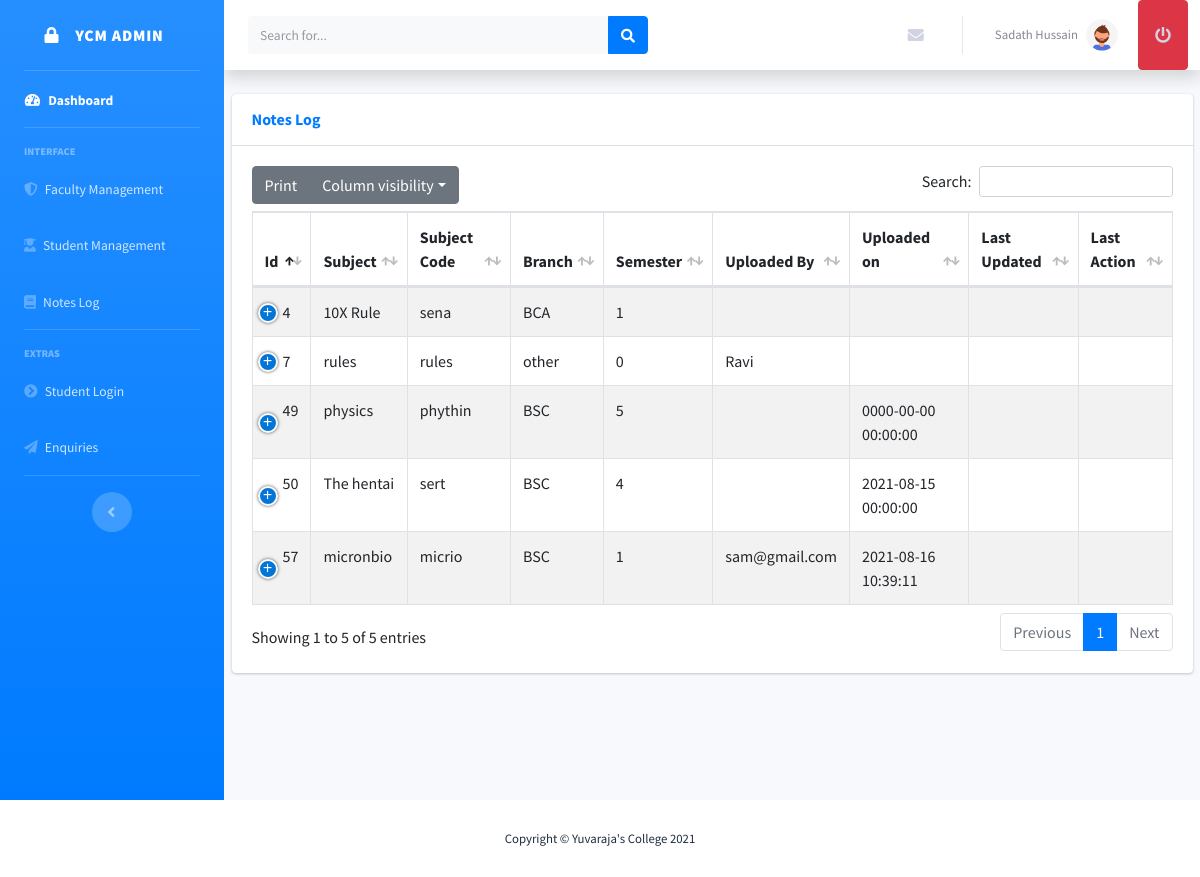
The page /admin2/noteslog.php (signed in) on the database its author committed.
### tables this page shows
CREATE TABLE `notes` (
  `id` int(255) NOT NULL,
  `subcode` varchar(20) NOT NULL,
  `sub` varchar(50) NOT NULL,
  `branch` varchar(20) NOT NULL,
  `sem` int(11) NOT NULL,
  `notes` varchar(500) NOT NULL,
  `cover` varchar(255) DEFAULT NULL,
  `uploadedby` varchar(30) DEFAULT NULL,
  `date` datetime DEFAULT NULL
);

### admin2/noteslog.php (the view, shortened to what this page needs)
<?php
include('includes/header.php');
include('includes/navbar.php');
?>
<div class="container-fluid">
<div class="card  mb-4">
  <div class="card-header py-3">
    <h6 class="m-0 font-weight-bold text-primary">Notes Log
    </h6>
  </div>
  <div class="card-body">
    <div class="table-responsive">
    <?php
      $connection = mysqli_connect("localhost","root","","notes");
      $query =" SELECT `id`, `sub`, `subcode`, `branch`, `sem`, `uploadedby`, `date` FROM `notes` ";
      $query_run = mysqli_query($connection, $query);
    ?>
<table id="example1" class="table table-bordered table-striped">
        <thead>
          <tr>
            <th>Id</th>
            <th> Subject </th>
            <th> Subject Code </th>
            <th>Branch </th>
            <th>Semester</th>
            <th>Uploaded By</th>
            <th>Uploaded on</th>
            <th>Last Updated</th>
            <th>Last Action</th>
          </tr>
        </thead>
        <tbody>
        <?php
        if(mysqli_num_rows($query_run) > 0)
        {
            while($row = mysqli_fetch_assoc($query_run))
            {
             ?>
            <tr>
            <?
               $id=$row['id'];
                 $sql1="select * from notes where id='$id'";
                 $row=mysqli_fetch_assoc(mysqli_query($connection,$sql1));
             ?>
              <?php
                $id=$row['id'];
                $q = "select * from notes where id='$id'";
                $r = mysqli_query($connection, $q);
                if($row = mysqli_fetch_assoc($r)) {
                    ?>
                     <td><?php echo $row['id']; ?></td>
            <td><?php echo $row['sub']; ?></td>
            <td><?php echo $row['subcode']; ?></td>
            <td><?php echo $row['branch']; ?></td>
            <td><?php echo $row['sem']; ?></td>
            <td><?php echo $row['uploadedby']; ?></td>
            <td><?php echo $row['date']; ?></td>
            <td><?php echo $row['updated']; ?></td>
            <td><?php echo $row['actions']; ?></td>
            <?php } ?>
          </tr>
          <?php
            }
        }
        else{
          echo "No Record Found";
        }
        ?>
        </tbody>
      </table>
    </div>
  </div>
</div>
</div>
</div>
 </div>
    </div>
<?php
include('includes/footer.php');
?>

### admin2/includes/header.php (shortened to what this page needs)
<!DOCTYPE html>
<html lang="en">
<head>
    <link href="css/sb-admin-2.min.css" rel="stylesheet">
    <link rel="stylesheet" href="css/adminlte.min.css">
  <link rel="stylesheet" href="plugins/fontawesome-free/css/all.min.css">
  <link rel="stylesheet" href="plugins/datatables-bs4/css/dataTables.bootstrap4.min.css">
  <link rel="stylesheet" href="plugins/datatables-responsive/css/responsive.bootstrap4.min.css">
  <link rel="stylesheet" href="plugins/datatables-buttons/css/buttons.bootstrap4.min.css">
</head>
<body id="page-top">
    <div id="wrapper">

### admin2/includes/navbar.php (shortened to what this page needs)
<ul class="navbar-nav bg-gradient-primary sidebar sidebar-dark accordion" id="accordionSidebar">
<a class="sidebar-brand d-flex align-items-center justify-content-center" href="index.html">
<i class="fas fa-lock"></i>
    <div class="sidebar-brand-text mx-3">Ycm Admin</div>
</a>
<hr class="sidebar-divider my-0">
<li class="nav-item active">
    <a class="nav-link" href="index.php">
        <i class="fas fa-fw fa-tachometer-alt"></i>
        <span>Dashboard</span></a>
</li>
<hr class="sidebar-divider">
<div class="sidebar-heading">
    Interface
</div>
<li class="nav-item">
    <a class="nav-link" href="register.php">
    <i class="fas fa-shield-alt"></i>
        <span>Faculty Management</span></a>
</li>
<li class="nav-item">
    <a class="nav-link" href="student.php">
    <i class="fas fa-user-graduate"></i>
        <span>Student Management</span></a>
</li>
<li class="nav-item">
    <a class="nav-link" href="noteslog.php">
    <i class="fas fa-book"></i>
        <span>Notes Log</span></a>
</li>
<hr class="sidebar-divider">
<div class="sidebar-heading">
    Extras
</div>
<li class="nav-item">
    <a class="nav-link" href="../login.php">
    <i class="fas fa-chevron-circle-right"></i>
        <span>Student Login</span></a>
</li>
<li class="nav-item">
    <a class="nav-link" href="enquiries.php">
    <i class="fas fa-paper-plane"></i>
        <span>Enquiries</span></a>
</li>
<hr class="sidebar-divider d-none d-md-block">
<div class="text-center d-none d-md-inline">
    <button class="rounded-circle border-0" id="sidebarToggle"></button>
</div>
</ul>
<div id="content-wrapper" class="d-flex flex-column">
<div id="content">
    <nav class="navbar navbar-expand navbar-light bg-white topbar mb-4 static-top shadow">
        <form
            class="d-none d-sm-inline-block form-inline mr-auto ml-md-3 my-2 my-md-0 mw-100 navbar-search">
            <div class="input-group">
                <input type="text" class="form-control bg-light border-0 small" placeholder="Search for..."
                    aria-label="Search" aria-describedby="basic-addon2">
                <div class="input-group-append">
                    <button class="btn btn-primary" type="button">
                        <i class="fas fa-search fa-sm"></i>
                    </button>
                </div>
            </div>
        </form>
        <ul class="navbar-nav ml-auto">
            <li class="nav-item dropdown no-arrow mx-1">
                <a class="nav-link dropdown-toggle" href="https://mail.google.com/mail/u/0/#inbox" target="_blank">
                    <i class="fas fa-envelope fa-fw"></i>
                </a>
            </li>
            <li class="nav-item dropdown no-arrow">
                <a class="nav-link dropdown-toggle" href="#" id="userDropdown" role="button"
                    data-toggle="dropdown" aria-haspopup="true" aria-expanded="false">
                    <span class="mr-2 d-none d-lg-inline text-gray-600 small">
                    <?php echo $_SESSION['username']; ?>
                    </span>
                    <img class="img-profile rounded-circle"
                        src="img/undraw_profile_2.svg">
                </a>
            </li>
            <li class="nav-item dropdown no-arrow mx-1">
                <a class="nav-link btn btn-danger" href="login.php" >
                <i class="fas fa-power-off"></i>
                </a>
            </li>
        </ul>
    </nav>

### admin2/includes/footer.php (shortened to what this page needs)
    <footer class="sticky-footer bg-white">
                <div class="container my-auto">
                    <div class="copyright text-center my-auto">
                        <span>Copyright &copy; Yuvaraja's College 2021</span>
                    </div>
                </div>
            </footer>
</body>
</html>

### rows shown on the page
notes: id "57", sub "micronbio", subcode "micrio", branch "BSC", sem "1", uploadedby "sam@gmail.com", date "2021-08-16 10:39:11"
notes: id "49", sub "physics", subcode "phythin", branch "BSC", sem "5", date "0000-00-00 00:00:00"
notes: id "7", sub "rules", subcode "rules", branch "other", sem "0", uploadedby "Ravi"
notes: id "4", sub "10X Rule", subcode "sena", branch "BCA", sem "1"
notes: id "50", sub "The hentai", subcode "sert", branch "BSC", sem "4", date "2021-08-15 00:00:00"

### other values the page prints
$_SESSION['username'] "Sadath Hussain"
